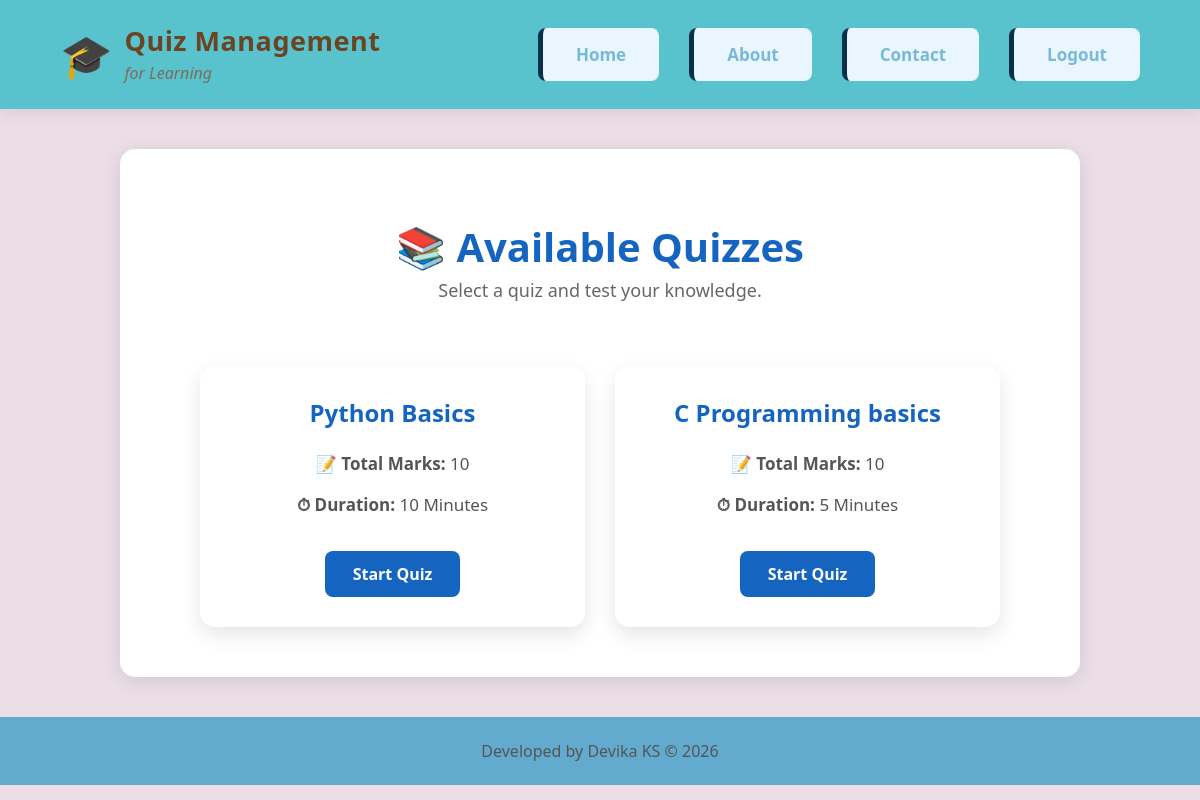
The page /quiz_list/ (signed in) on the database its author committed.
### myapp/models.py (models this page shows, shortened)
class Quiz(models.Model):
    title = models.CharField(max_length=100)
    subject = models.CharField(max_length=100)
    description = models.TextField()
    duration = models.IntegerField(help_text="Duration in minutes")
    total_marks = models.IntegerField()
    created_by = models.ForeignKey(
        CustomUser,
        on_delete=models.CASCADE,
        related_name="quizzes"
    )
    created_at = models.DateTimeField(auto_now_add=True)

### myapp/views.py (the view)
# urls.py: path("quiz_list/", views.quiz_list, name="quiz_list"),
@login_required
def quiz_list(request):
    quizzes = Quiz.objects.all()
    return render(request, "quiz_list.html", {"quizzes": quizzes})

### templates/quiz_list.html
{% extends 'base.html' %}
{% block content %}
<div class="page-title">
    <h1>📚 Available Quizzes</h1>
    <p>Select a quiz and test your knowledge.</p>
</div>
<div class="quiz-container">
    {% for quiz in quizzes %}
    <div class="quiz-card">
        <h2>{{ quiz.title }}</h2>
        <p><strong>📝 Total Marks:</strong> {{ quiz.total_marks }}</p>
        <p><strong>⏱ Duration:</strong> {{ quiz.duration }} Minutes</p>
        <a href="{% url 'start_quiz' quiz.id %}" class="start-btn">
            Start Quiz
        </a>
    </div>
    {% empty %}
    <h3>No quizzes available.</h3>
    {% endfor %}
</div>
{% endblock %}

### static/css/style.css (style rules this page uses)
* { margin:0; padding:0; box-sizing:border-box; font-family:'Segoe UI', sans-serif; }
body { background:linear-gradient( to bottom, #ebdee7, #ebdee7 ); }
h2 { color:#08304a; margin-bottom:20px; }
p { line-height:1.8; color:#555; }
.page-title { text-align:center; margin:40px 0; }
.page-title h1 { color:#1565C0; font-size:40px; }
.page-title p { color:#666; font-size:18px; }
.quiz-container { display:grid; grid-template-columns:repeat(auto-fit,minmax(300px,1fr)); gap:30px; padding:20px 50px; }
.quiz-card { background:white; border-radius:15px; padding:30px; text-align:center; box-shadow:0 8px 20px rgba(0,0,0,0.1); transition:0.3s; }
.quiz-card h2 { color:#1565C0; margin-bottom:20px; }
.quiz-card p { font-size:17px; margin:10px 0; }
.start-btn { display:inline-block; margin-top:20px; background:#1565C0; color:white; padding:12px 28px; border-radius:8px; text-decoration:none; font-weight:bold; transition:0.3s; }

### rows shown on the page
Quiz: title "Python Basics", total_marks "10", duration "10"
Quiz: title "C Programming basics", total_marks "10", duration "5"
